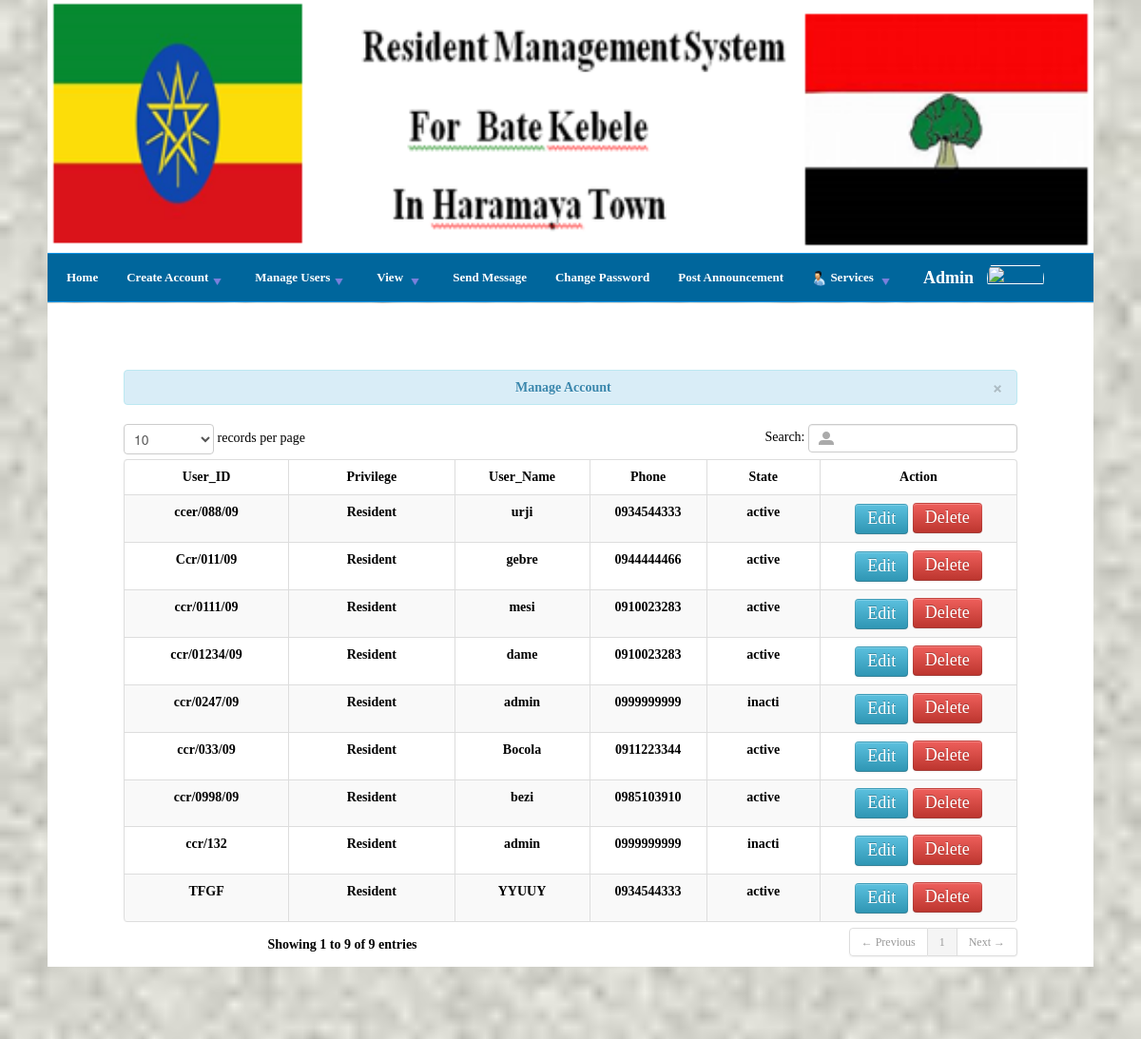
/manres.php (signed in), run on the app's committed database.
### tables this page shows
CREATE TABLE IF NOT EXISTS `res_account` (
  `user_id` varchar(33) NOT NULL,
  `privilege` varchar(40) NOT NULL,
  `username` varchar(66) NOT NULL,
  `password` varchar(88) NOT NULL,
  `phone` varchar(10) NOT NULL,
  `state` varchar(6) NOT NULL
);

### manres.php (the view, shortened to what this page needs)
<?php include('db.php'); ?>
<?php include('header1.php'); ?>
<html xmlns="http://www.w3.org/1999/xhtml">
<head>
    <link href="tooplate_style.css" rel="stylesheet" type="text/css" />
    <link rel="stylesheet" type="text/css" href="engine1/style.css" />
</head>
<body><center>
    <img src="images/lo.PNG" height="100" width="1100"/>
<div id="tooplate_menu" class="menu1">
    <table border="0" bgcolor="" width="160" align="left">
        <ul>
            <li class="active"><a href="index1.php">Home</a></li>
            <li class="active"><a href="#">Create Account<img src="images/down.png"></a>
            </li>
            <li>
                <a href="#.php">Manage Users<img src="images/down.png"></a>
            </li>
            <li>
                <a href="#.php">View <img src="images/down.png"></a>
            </li>
            <li class="active"><a href="smcl.php">Send Message</a></li>
            <li class="active"><a href="change_password.php">Change Password</a></li>
            <li><a href="posts.php">Post Announcement</a></li>
            <li><a href="#.php">
                <img src="images/service.png"> Services <img src="images/down.png"></a>
            </li>
            <li><a href=""><font color="white" size="4" face="elephant"><b><?php echo ucfirst($_SESSION['username']); ?>
                &nbsp; <img src="images/admin.jpg" width="60" height="33" class="img-circle profile_img" ></a>
            </li>
        </ul>
    </table>
</div>
<div id="tooplate_main" class="shadow">
    <div class="row-fluid">
        <div class="span12">
            <div class="container">
                <table cellpadding="0" cellspacing="0" border="0" class="table table-striped table-bordered" id="example">
                    <div class="alert alert-info">
                        <button type="button" class="close" data-dismiss="alert">&times;</button>
                        <strong><i class="icon-user icon-large"></i>&nbsp;<b>Manage Account</b></strong>
                    </div>
                    <thead>
                        <tr>
                            <th style="text-align:center;">User_ID</th>
                            <th style="text-align:center;">Privilege</th>
                            <th style="text-align:center;">User_Name</th>
                            <th style="text-align:center;">Phone</th>
                            <th style="text-align:center;">State</th>
                            <th style="text-align:center;">Action</th>
                        </tr>
                    </thead>
                    <tbody>
                        <?php
                            $result = mysqli_query($con, "SELECT * FROM res_account ORDER BY phone") or die(mysqli_error($con));
                            while ($row = mysqli_fetch_array($result)) {
                                $id = $row['phone'];
                        ?>
                        <tr>
                            <td style="text-align:center; word-break:break-all; width:300px;"> <?php echo $row['user_id']; ?></td>
                            <td style="text-align:center; word-break:break-all; width:300px;"> <?php echo $row['privilege']; ?></td>
                            <td style="text-align:center; word-break:break-all; width:200px;"> <?php echo $row['username']; ?></td>
                            <td style="text-align:center; word-break:break-all; width:200px;"> <?php echo $row['phone']; ?></td>
                            <td style="text-align:center; word-break:break-all; width:200px;"> <?php echo $row['state']; ?></td>
                            <td style="text-align:center; width:350px;">
                                <a href="acedit.php<?php echo '?id=' . $id; ?>" class="btn btn-info"><font color="white" size="4">Edit</a>
                                <a href="#delete<?php echo $id; ?>" data-toggle="modal" class="btn btn-danger"><font color="white" size="4">Delete</a>
                            </td>
                        </tr>
                        <?php } ?>
                    </tbody>
                </table>
            </div>
        </div>
    </div>
</div>
<div id="tooplate_footer_wrapper">
    <div id="tooplate_copyright">
        <a href="http://www.google.com" target="_blank"><img src="images/google-map.png" title="Google" width="30" height="25"></a>
        <a href="http://youtube.com"><img src="images/youtube.png" id="youtube" width="30"></a>
        <a href="http://facebook.com"><img src="images/facebook.png" id="facebook" width="40"></a>
        <a href="http://tweeter.com"><img src="images/tweeter.png" id="tweeter"></a><b><font face="Elephant" color="white" size="3">Copyright &copy; Bate  Kebele Resident Management System  2017/2025</font></b>
    </div>
</div>
</body>
</html>

### header1.php (shortened to what this page needs)
<!DOCTYPE html>
<html lang="en">
    <head>
        <link href="csss/bootstrap.css" rel="stylesheet" type="text/css" media="screen">
        <link rel="stylesheet" type="text/css" href="css/DT_bootstrap.css">
</head>

### tooplate_style.css (style rules this page uses)
body { margin-top: 10; padding: 0; color: #99FFFF; font-family: Georgia, "Times New Roman", Times, serif; font-size: 15px; line-height: 1.7em; background-color:#FFFFFF; text-align:justify; text-justify:inter-word; }
a, a:link, a:visited { color: #6eb5ff; font-weight: normal; text-decoration: underline; font-size: 12px; }
img { border: url(images/stars.gif); }
#tooplate_menu { clear: both; width: 1100px; height: 50px; background-color: #00669C; border-top: 1px solid #1296E9; border-bottom: 1px solid #1296E9; }
#tooplate_menu ul { margin: 0; padding: 0; list-style: none; }
#tooplate_menu ul li { padding: 0; margin: 0; display: inline; }
#tooplate_menu ul li a { float: left; display: block; margin-left: 10px; padding-left: 10px; padding-right: 10px; line-height: 50px; position: relative; font-size: 13px; color: #fff; text-align: center; text-decoration: none; font-family: Cambria, "Hoefler Text", "Liberation Serif", Times, "Times New Roman", serif; font-weight: 700; outline: none; }
#tooplate_main { clear: both; width: 1060px; color:black; font-family:cambria; font-size:14px; padding: 20px; background-color: white; background-image:url(images/b.png) top center no-repeat; }
#tooplate_footer_wrapper { clear: both; color:black; width: 1100px; padding-top:3px; margin-top: 3px; border-bottom-right-radius: 200px; border-bottom-left-radius: 200px; background-color:#0066AA; }
#tooplate_copyright a { float: left; margin-left:30px; }
#tooplate_copyright { clear: both; width: 960px; height: 35px; padding: 15px 0 0; text-align: center; }
#tooplate_menu li { float:left; }

### style.css (style rules this page uses)
body { color: #fff; font: 87.5%/1.5em 'Open Sans', sans-serif; background:url(img/stars.gif)no-repeat center center fixed; -webkit-background-size: cover; -moz-background-size: cover; -o-background-size: cover; background-size: cover; }

### manres.php (style rules this page uses)
body { background-color: #FFFFFF; background-image: url(images/bg-body.jpg); color: #000000; font-family: Arial; font-size: 13px; margin: 0; text-align: center; }
a:link { text-decoration: none; }

### data on the page
res_account: user_id "ccr/0111/09", privilege "Resident", username "mesi", phone "0910023283", state "active"
res_account: user_id "ccr/01234/09", privilege "Resident", username "dame", phone "0910023283", state "active"
res_account: user_id "ccr/033/09", privilege "Resident", username "Bocola", phone "0911223344", state "active"
res_account: user_id "ccer/088/09", privilege "Resident", username "urji", phone "0934544333", state "active"
res_account: user_id "TFGF", privilege "Resident", username "YYUUY", phone "0934544333", state "active"
res_account: user_id "Ccr/011/09", privilege "Resident", username "gebre", phone "0944444466", state "active"
res_account: user_id "ccr/0998/09", privilege "Resident", username "bezi", phone "0985103910", state "active"
res_account: user_id "ccr/0247/09", privilege "Resident", username "admin", phone "0999999999", state "inacti"
res_account: user_id "ccr/132", privilege "Resident", username "admin", phone "0999999999", state "inacti"

### other printed values
$_SESSION['username'] "Admin"
